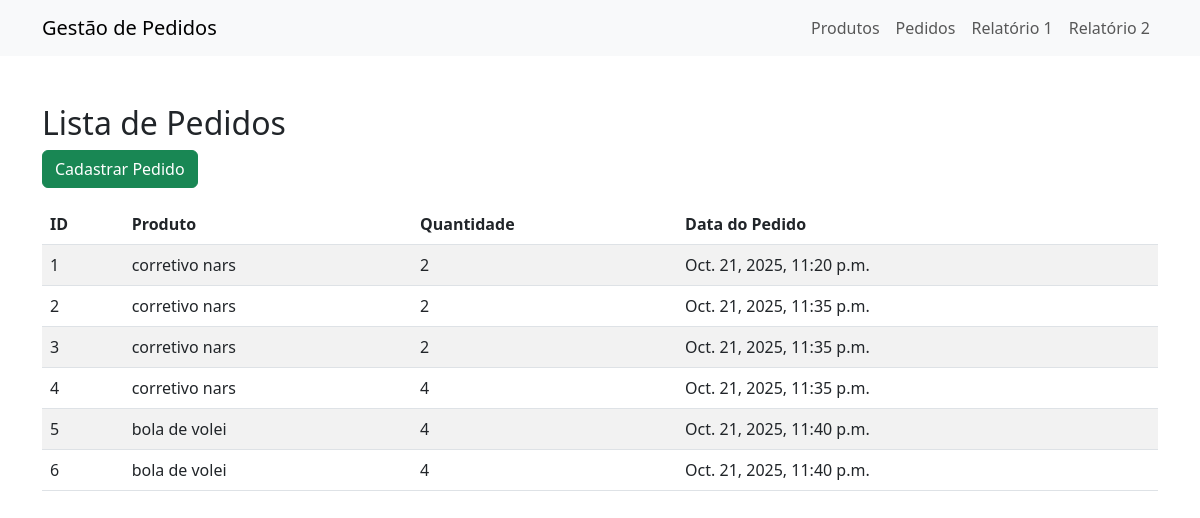
Page /pedidos/ on the earlier database version.
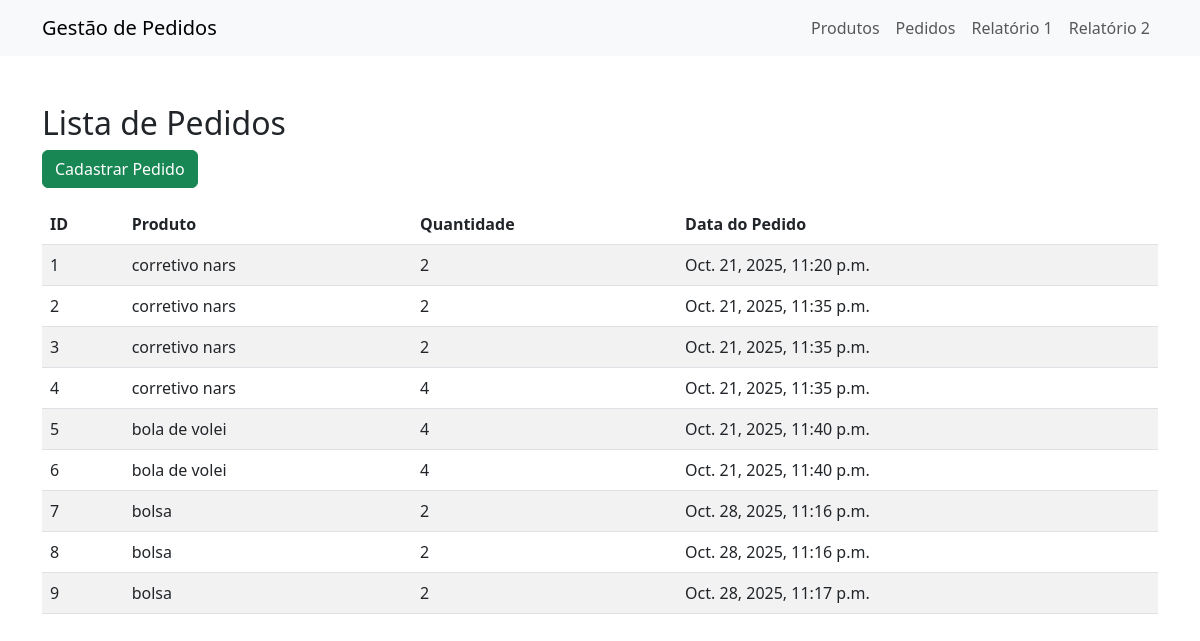
Same page on the later database version.
### pedidos/models.py (models this page shows, shortened)
class Pedido(models.Model):
    produto = models.ForeignKey(Produto, on_delete=models.CASCADE)
    quantidade = models.PositiveIntegerField()
    data_pedido = models.DateTimeField(auto_now_add=True)

### produtos/models.py (models this page shows, shortened)
class Produto(models.Model):
    nome = models.CharField(max_length=100)
    estoque = models.IntegerField()

### pedidos/views.py (the view)
# urls.py: path('', lista_pedidos, name='lista_pedidos'),
def lista_pedidos(request):
    pedidos = Pedido.objects.all()
    return render(request, 'pedidos/lista.html', {'pedidos': pedidos})

### core/templates/pedidos/lista.html
{% extends 'base.html' %}
{% block content %}
    <h2>Lista de Pedidos</h2>
    <a href="/pedidos/cadastrar/" class="btn btn-success mb-3">Cadastrar Pedido</a>
    <table class="table table-striped">
        <thead>
            <tr>
                <th>ID</th>
                <th>Produto</th>
                <th>Quantidade</th>
                <th>Data do Pedido</th>
            </tr>
        </thead>
        <tbody>
            {% for pedido in pedidos %}
                <tr>
                    <td>{{ pedido.id }}</td>
                    <td>{{ pedido.produto.nome }}</td>
                    <td>{{ pedido.quantidade }}</td>
                    <td>{{ pedido.data_pedido }}</td>
                </tr>
            {% endfor %}
        </tbody>
    </table>
{% endblock %}

Differences in the rows shown:
added Pedido: id "7", produto.nome "bolsa", quantidade "2", data_pedido "Oct. 28, 2025, 11:16 p.m."
added Pedido: id "8", produto.nome "bolsa", quantidade "2", data_pedido "Oct. 28, 2025, 11:16 p.m."
added Pedido: id "9", produto.nome "bolsa", quantidade "2", data_pedido "Oct. 28, 2025, 11:17 p.m."
